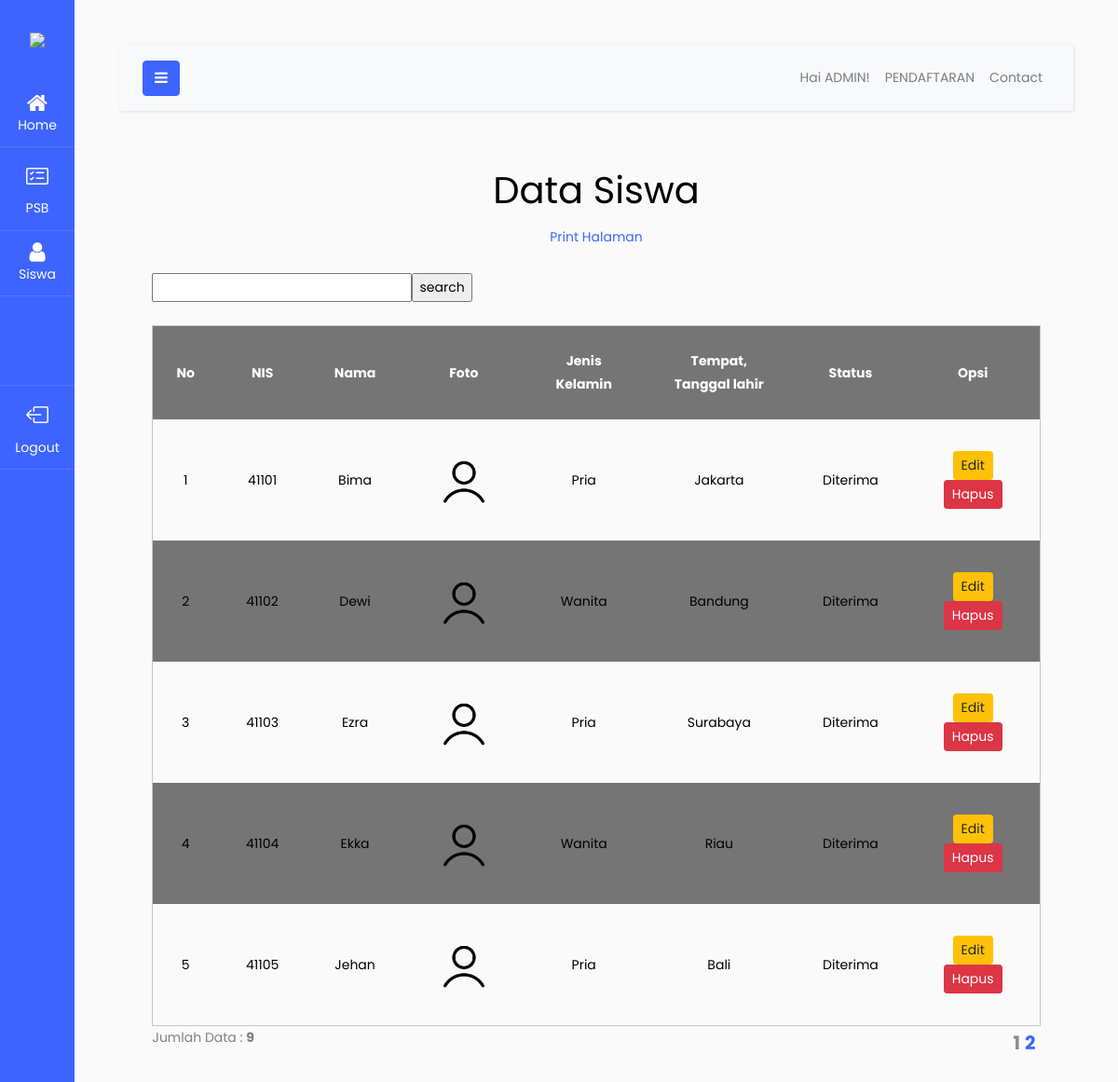
Screenshot of /anggota.php (signed in) with the database file from the repository.
### tables this page shows
CREATE TABLE `tbanggota` (
  `idanggota` varchar(5) NOT NULL,
  `nama` varchar(30) NOT NULL,
  `jeniskelamin` varchar(10) NOT NULL,
  `alamat` varchar(40) NOT NULL,
  `status` varchar(30) NOT NULL,
  `foto` text NOT NULL
);

### anggota.php (the view, shortened to what this page needs)
<?php
include'connect.php';
if(isset($_SESSION['sesi'])){
?>
<!doctype html>
<html lang="en">
  <head>
		<link rel="stylesheet" href="https://stackpath.bootstrapcdn.com/font-awesome/4.7.0/css/font-awesome.min.css">
        <link rel="stylesheet" href="https://cdn.jsdelivr.net/npm/bootstrap-icons@1.5.0/font/bootstrap-icons.css">
		<link rel="stylesheet" href="style.css">
  </head>
  <body>
  <div class="wrapper d-flex align-items-stretch">
			<nav id="sidebar" class="active">
				<h1><a href="index.php" class="logo">
          <img src="https://cdn-icons-png.flaticon.com/512/30/30915.png"
                style="width:60%">
        </a></h1>
        <ul class="list-unstyled components mb-5">
          <li class="active">
            <a href="index.php"><span class="fa fa-home"></span> Home</a>
          </li>
          <li>
              <a href="addanggota.php"><span class="bi bi-card-checklist"></span>PSB</a>
          </li>
          <li>
              <a href="anggota.php"><span class="fa fa-user"></span>Siswa</a>
          </li>
          <li>
            <a href="#"><span></span><br/><br/><br/></a>
          </li>
          <li>
            <a href="logout.php"><span><i class="bi bi-box-arrow-left"></i></span>Logout</a>
          </li>
          <br />
          <br />
          <br />
          <br />
          <br />
          <br />
          <br />
          <br />
          <br />
          <br />
          <br />
    	</nav>
        <div id="content" class="p-4 p-md-5">
<nav class="navbar navbar-expand-lg navbar-light bg-light">
  <div class="container-fluid">
    <button type="button" id="sidebarCollapse" class="btn btn-primary">
      <i class="fa fa-bars"></i>
    </button>
    <div class="collapse navbar-collapse" id="navbarSupportedContent">
      <ul class="nav navbar-nav ml-auto">
        <li class="nav-item">
        <a class="nav-link" href="#">Hai <?php echo$_SESSION['sesi']; ?>!</a>
        </li>
        <li class="nav-item">
            <a class="nav-link" href="addanggota.php">PENDAFTARAN</a>
        </li>
        <li class="nav-item">
            <a class="nav-link" href="https://www.instagram.com/dindafatimahk/" target="_blank">Contact</a>
        </li>
      </ul>
    </div>
  </div>
</nav>
    <div class="content">
    <h1>Data Siswa</h1>
	<a target="_blank" href="print-anggota.php">Print Halaman</a>
  <br />
  <br />
  <FORM CLASS="form-inline" METHOD="POST">
  <div align="right"><form method=post><input type="text" name="pencarian"><input type="submit" name="search" value="search" class="tombol"></form>
    </FORM>
    </div>
    <br />
	<table id="tabel-tampil-book">
		<tr>
			<th id="label-tampil-no">No</td>
			<th>NIS</th>
			<th>Nama</th>
			<th>Foto</th>
			<th>Jenis Kelamin</th>
			<th>Tempat, Tanggal lahir</th>
			<th>Status</th>
			<th id="label-opsi">Opsi</th>
		</tr>
		<?php
		$batas = 5;
		extract($_GET);
		if(empty($hal)){
			$posisi = 0;
			$hal = 1;
			$nomor = 1;
		}
		else {
			$posisi = ($hal - 1) * $batas;
			$nomor = $posisi+1;
		}
		if($_SERVER['REQUEST_METHOD'] == "POST"){
			$pencarian = trim(mysqli_real_escape_string($db, $_POST['pencarian']));
			if($pencarian != ""){
				$sql = "SELECT * FROM tbanggota WHERE nama LIKE '%$pencarian%'
						OR idanggota LIKE '%$pencarian%'
						OR jeniskelamin LIKE '%$pencarian%'
						OR alamat LIKE '%$pencarian%'";
				$query = $sql;
				$queryJml = $sql;
			}
			else {
				$query = "SELECT * FROM tbanggota LIMIT $posisi, $batas";
				$queryJml = "SELECT * FROM tbanggota";
				$no = $posisi * 1;
			}
		}
		else {
			$query = "SELECT * FROM tbanggota LIMIT $posisi, $batas";
			$queryJml = "SELECT * FROM tbanggota";
		}
		$q_tampil_anggota = mysqli_query($db, $query);
		if(mysqli_num_rows($q_tampil_anggota)>0)
		{
		while($r_tampil_anggota=mysqli_fetch_array($q_tampil_anggota)){
			if(empty($r_tampil_anggota['foto'])or($r_tampil_anggota['foto']=='-'))
				$foto = "admin-no-photo.png";
			else
				$foto = $r_tampil_anggota['foto'];
		?>
		<tr>
			<td><?php echo $nomor; ?></td>
			<td><?php echo $r_tampil_anggota['idanggota']; ?></td>
			<td><?php echo $r_tampil_anggota['nama']; ?></td>
			<td><img src="images/<?php echo $foto; ?>" width=70px height=70px></td>
			<td><?php echo $r_tampil_anggota['jeniskelamin']; ?></td>
			<td><?php echo $r_tampil_anggota['alamat']; ?></td>
			<td><?php echo $r_tampil_anggota['status']; ?></td>
			<td>
				<a class="btn btn-warning btn-sm"href="edit-anggota.php?id=<?php echo $r_tampil_anggota['idanggota'];?>" class="tombol">Edit</a></div>
                <a class="btn btn-danger btn-sm" href="process/anggota-delete.php?id=<?php echo $r_tampil_anggota['idanggota']; ?>" onclick = "return confirm ('Apakah Anda Yakin Akan Menghapus Data Ini?')" class="tombol">Hapus</a></div>
			</td>
		</tr>
		<?php $nomor++; }
		}
		else {
			echo "<tr><td colspan=6>Data Tidak Ditemukan</td></tr>";
		}?>
	<?php
	if(isset($_POST['pencarian'])){
	if($_POST['pencarian']!=''){
		echo "<div style=\"float:left;\">";
		$jml = mysqli_num_rows(mysqli_query($db, $queryJml));
		echo "Data Hasil Pencarian: <b>$jml</b>";
		echo "</div>";
	}
	}
	else{ ?>
		<div style="float: left;">
		<?php
			$jml = mysqli_num_rows(mysqli_query($db, $queryJml));
			echo "Jumlah Data : <b>$jml</b>";
		?>
		</div>
		<div class="pagination" style="float: right; font-size: 20px; font-weight: bolder; color: rgb(145, 138, 138); letter-spacing: 5px;">
				<?php
				$jml_hal = ceil($jml/$batas);
				for($i=1; $i<=$jml_hal; $i++){
					if($i != $hal){
						echo "<a href=\"?p=booklist&hal=$i\"> $i </a>";
                        echo "<br />";
					}
					else {
						echo "<a class=\"active\"> $i </a>";
                        echo "<br />";
					}
				}
				?>
		</div>
	<?php
	}
	?>
  </body>
</html>
<?php
}
else {
	echo "<script>
		alert('Anda Harus Login Dahulu!');
	</script>";
	header('location:login.php');
}
?>

### anggota.php (style rules this page uses)
.content { margin:auto; width: 96%; padding: 15px; }
table { padding: 15px; }
td { color: black; padding: 15px; }

### rows the page displays
tbanggota: idanggota "41101", nama "Bima", jeniskelamin "Pria", alamat "Jakarta", status "Diterima"
tbanggota: idanggota "41102", nama "Dewi", jeniskelamin "Wanita", alamat "Bandung", status "Diterima"
tbanggota: idanggota "41103", nama "Ezra", jeniskelamin "Pria", alamat "Surabaya", status "Diterima"
tbanggota: idanggota "41104", nama "Ekka", jeniskelamin "Wanita", alamat "Riau", status "Diterima"
tbanggota: idanggota "41105", nama "Jehan", jeniskelamin "Pria", alamat "Bali", status "Diterima"

### other values shown
$_SESSION['sesi'] "ADMIN"
$jml "9"
